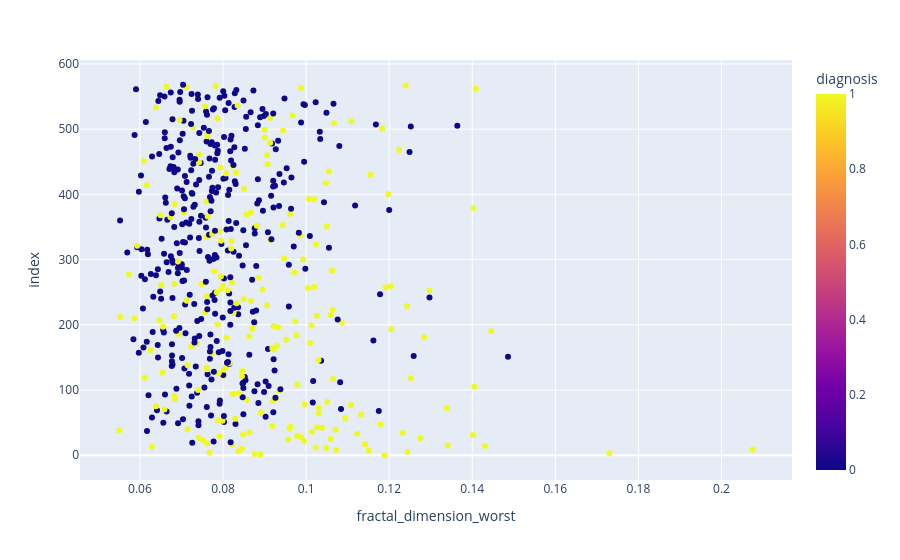

The cell this chart's notebook holds for it:
### Code cell
px.scatter(data_frame= data, x='fractal_dimension_worst', color = 'diagnosis')

### Figure 1 — Plotly figure (JSON) as saved in the notebook; plotly's stock layout.template omitted (floating-point values rounded to 4 significant figures; data arrays with more than 128 entries replaced by an {"elided": "..."} marker saying what was removed)
{"data": [{"hovertemplate": "fractal_dimension_worst=%{x}<br>index=%{y}<br>diagnosis=%{marker.color}<extra></extra>", "legendgroup": "", "marker": {"color": {"elided": "569 int values"}, "coloraxis": "coloraxis", "symbol": "circle"}, "mode": "markers", "name": "", "orientation": "h", "showlegend": false, "type": "scatter", "x": {"elided": "569 float values"}, "xaxis": "x", "y": {"elided": "569 int values"}, "yaxis": "y"}], "layout": {"coloraxis": {"colorbar": {"title": {"text": "diagnosis"}}, "colorscale": [[0, "#0d0887"], [0.1111, "#46039f"], [0.2222, "#7201a8"], [0.3333, "#9c179e"], [0.4444, "#bd3786"], [0.5556, "#d8576b"], [0.6667, "#ed7953"], [0.7778, "#fb9f3a"], [0.8889, "#fdca26"], [1, "#f0f921"]]}, "legend": {"tracegroupgap": 0}, "margin": {"t": 60}, "xaxis": {"anchor": "y", "domain": [0, 1], "title": {"text": "fractal_dimension_worst"}}, "yaxis": {"anchor": "x", "domain": [0, 1], "title": {"text": "index"}}}}
